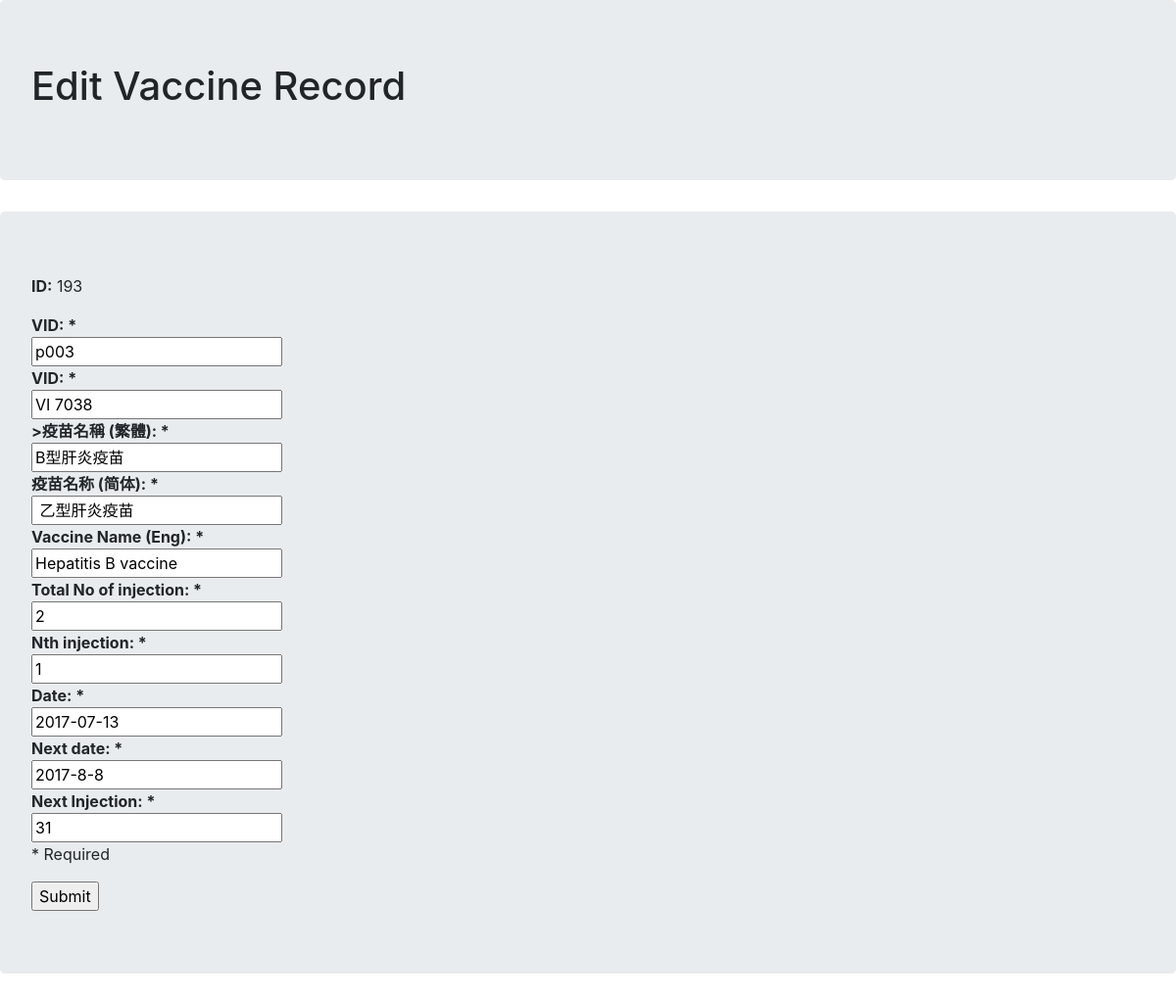
Page /editdisplaypatient.php?id=193 on the committed database.
### tables this page shows
CREATE TABLE `patientvaccinedetail` (
  `id` int(100) NOT NULL,
  `patientid` varchar(100) NOT NULL,
  `vaccineid` varchar(100) NOT NULL,
  `vaccinename1` varchar(100) NOT NULL,
  `vaccinename2` varchar(100) NOT NULL,
  `vaccinename3` varchar(100) NOT NULL,
  `totalnoofinjection` varchar(100) NOT NULL,
  `nthinjection` varchar(100) NOT NULL,
  `date` varchar(100) NOT NULL,
  `nextdate` varchar(100) NOT NULL,
  `skip` varchar(100) NOT NULL,
  `language` varchar(100) NOT NULL,
  `traditionalmessage` varchar(100) NOT NULL,
  `simplifiedmessage` varchar(100) NOT NULL,
  `engmessage` varchar(100) NOT NULL,
  `status` varchar(100) DEFAULT NULL,
  `nurse` varchar(50) DEFAULT NULL
);

### editdisplaypatient.php (the view, shortened to what this page needs)
<?php
function renderForm($id, $patientid, $vaccineid,$vaccinename1,$vaccinename2,$vaccinename3,$totalnoofinjection, $nthinjection,$date,$nextdate,$skip, $error){
 ?>
  <!DOCTYPE HTML PUBLIC "-//W3C//DTD HTML 4.01//EN" "http://www.w3.org/TR/html4/strict.dtd">
      <html>
        <head><title>Edit displaytype</title></head>
                <body>
                  <div class="jumbotron">
                    <h1 display-3>Edit Vaccine Record</h1></div>
                      <div class="jumbotron">
                               <form action="" method="post">
                              <div>
                             <p><strong>ID:</strong> <?php echo $id; ?></p>
							  <strong>VID: *</strong> <br><input type="text" name="patientid" value="<?php echo $patientid; ?>"/><br/>
                            <strong>VID: *</strong> <br><input type="text" name="vaccineid" value="<?php echo $vaccineid; ?>"/><br/>
                          <strong>>疫苗名稱 (繁體): *</strong> <br><input type="text" name="vaccinename1" value="<?php echo $vaccinename1; ?>"/><br/>
                          <strong>疫苗名称 (简体): *</strong> <br><input type="text" name="vaccinename2" value="<?php echo $vaccinename2; ?>"/><br/>
                          <strong>Vaccine Name (Eng): *</strong> <br><input type="text" name="vaccinename3" value="<?php echo $vaccinename3; ?>"/><br/>
                         <strong>Total No of injection: *</strong> <br> <input type="text" name="totalnoofinjection" value="<?php echo $totalnoofinjection; ?>"/><br/>
                        <strong>Nth injection: *</strong> <br><input type="text" name="nthinjection" value="<?php echo $nthinjection; ?>"/><br/>
                        <strong> Date: *</strong> <br><input type="text" name="date" value="<?php echo $date ; ?>"/><br/>
                        <strong> Next date: *</strong> <br><input type="text" name="nextdate" value="<?php echo $nextdate ; ?>"/><br/>
                      <strong> Next Injection: *</strong> <br><input type="text" name="skip" value="<?php echo $skip ; ?>"/><br/>
                     <p>* Required</p>
                    <input type="submit" name="submit" value="Submit">
                    </div>
                  </form>
              <link rel="stylesheet" href="https://maxcdn.bootstrapcdn.com/bootstrap/4.0.0-alpha.6/css/bootstrap.min.css">
               </div>
</body>
</html>
<?php
}
if (isset($_POST['submit'])){
if (is_numeric($_POST['id'])){
$id = $_POST['id'];
$patientid = mysql_real_escape_string(htmlspecialchars($_POST['patientid']));
$vaccineid = mysql_real_escape_string(htmlspecialchars($_POST['vaccineid']));
$vaccinename1 = mysql_real_escape_string(htmlspecialchars($_POST['vaccinename1']));
$vaccinename2 = mysql_real_escape_string(htmlspecialchars($_POST['vaccinename2']));
$vaccinename3 = mysql_real_escape_string(htmlspecialchars($_POST['vaccinename3']));
$totalnoofinjection = mysql_real_escape_string(htmlspecialchars($_POST['totalnoofinjection']));
$nthinjection = mysql_real_escape_string(htmlspecialchars($_POST['nthinjection']));
$date = mysql_real_escape_string(htmlspecialchars($_POST['date']));
$nextdate = mysql_real_escape_string(htmlspecialchars($_POST['nextdate']));
$skip = mysql_real_escape_string(htmlspecialchars($_POST['skip']));
if ($vaccineid == '' || $nthinjection == ''|| $skip == ''){
$error = 'ERROR: Please fill in all required fields!';
renderForm($id,$patientid, $vaccineid ,$vaccinename1,$vaccinename2,$vaccinename3,$totalnoofinjection, $nthinjection,$date,$nextdate,$skip, $error);
}
else{
$sql2 = "UPDATE patientvaccinedetail SET patientid='$patientid', vaccineid='$vaccineid',vaccinename1= '$vaccinename1',vaccinename2= '$vaccinename2',vaccinename3= '$vaccinename3', totalnoofinjection='$totalnoofinjection', nthinjection='$nthinjection',date='$date',nextdate='$nextdate',skip='$skip' WHERE id='$id'";
mysql_query($sql2) or die(mysql_error());
header("Location: start.php");
}
}
else
{
echo 'Error!';
}
}
else
{
if (isset($_GET['id']) && is_numeric($_GET['id']) && $_GET['id'] > 0)
{
$id = $_GET['id'];
$result = mysql_query("SELECT * FROM patientvaccinedetail
WHERE id=$id")or die(mysql_error());
$row = mysql_fetch_array($result);
if($row){
$patientid= $row['patientid'];
$vaccineid = $row['vaccineid'];
$vaccinename1 = $row['vaccinename1'];
$vaccinename2 = $row['vaccinename2'];
$vaccinename3 = $row['vaccinename3'];
$totalnoofinjection = $row['totalnoofinjection'];
$nthinjection = $row['nthinjection'];
$date = $row['date'];
$nextdate = $row['nextdate'];
$skip = $row['skip'];
renderForm($id, $patientid, $vaccineid,$vaccinename1,$vaccinename2,$vaccinename3,$totalnoofinjection, $nthinjection,$date,$nextdate,$skip, '');
}
else{
echo "No results!";
}
}
else{
echo 'Error!';
}
}
?>

### rows in the picture
patientvaccinedetail: patientid "p003", vaccineid "VI 7038", vaccinename1 "B型肝炎疫苗", vaccinename2 "乙型肝炎疫苗", vaccinename3 "Hepatitis B vaccine", totalnoofinjection "2", nthinjection "1", date "2017-07-13", nextdate "2017-8-8", skip "31"

### other values in the picture
$id "193"
